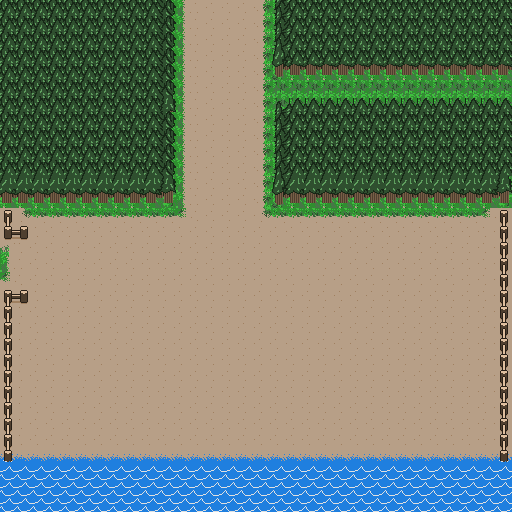

The image is a tile-based game level rendered from a .tmx file. Its description and complete source (layers, tilesets, objects, tile grids) follow:
An orthogonal 32x32 tile map with 16x16 px tiles, 1 tile layer (Tile Layer 1).

<map version="1.9" tiledversion="1.9.2" orientation="orthogonal" renderorder="right-down" width="32" height="32" tilewidth="16" tileheight="16" infinite="0" nextlayerid="2" nextobjectid="1">
 <editorsettings>
  <export target="../assets/beach.csv" format="csv" />
 </editorsettings>
 <tileset firstgid="1" source="tiles.tsx" />
 <layer id="1" name="Tile Layer 1" width="32" height="32">
  <data encoding="csv">
31,31,31,31,31,31,31,31,31,31,32,56,36,36,36,36,54,30,31,31,31,31,31,31,31,31,31,31,31,31,31,31,
31,31,31,31,31,31,31,31,31,31,32,56,36,36,36,36,54,30,31,31,31,31,31,31,31,31,31,31,31,31,31,31,
31,31,31,31,31,31,31,31,31,31,32,56,36,36,36,36,54,30,31,31,31,31,31,31,31,31,31,31,31,31,31,31,
31,31,31,31,31,31,31,31,31,31,32,56,36,36,36,36,54,19,31,31,31,31,31,31,31,31,31,31,31,31,31,31,
31,31,31,31,31,31,31,31,31,31,32,56,36,36,36,36,54,27,28,28,28,28,28,28,28,28,28,28,28,28,28,28,
31,31,31,31,31,31,31,31,31,31,32,56,36,36,36,36,54,55,55,55,55,55,55,55,55,55,55,55,55,55,55,55,
31,31,31,31,31,31,31,31,31,31,21,56,36,36,36,36,54,11,12,12,12,12,12,12,12,12,12,12,12,12,12,12,
31,31,31,31,31,31,31,31,31,31,32,56,36,36,36,36,54,30,31,31,31,31,31,31,31,31,31,31,31,31,31,31,
31,31,31,31,31,31,31,31,31,31,32,56,36,36,36,36,54,30,31,31,31,31,31,31,31,31,31,31,31,31,31,31,
31,31,31,31,31,31,31,31,31,31,32,56,36,36,36,36,54,30,31,31,31,31,31,31,31,31,31,31,31,31,31,31,
31,31,31,31,31,31,31,31,31,31,32,56,36,36,36,36,54,30,31,31,31,31,31,31,31,31,31,31,31,31,31,31,
39,39,39,39,39,39,39,39,39,39,21,56,36,36,36,36,54,19,39,39,39,39,39,39,39,39,39,39,39,39,39,21,
28,28,28,28,28,28,28,28,28,28,29,56,36,36,36,36,54,27,28,28,28,28,28,28,28,28,28,28,28,28,28,29,
9,62,63,63,63,63,63,63,63,63,63,64,36,36,36,36,62,63,63,63,63,63,63,63,63,63,63,63,63,63,64,9,
26,4,36,36,36,36,36,36,36,36,36,36,36,36,36,36,36,36,36,36,36,36,36,36,36,36,36,36,36,36,36,17,
48,36,36,36,36,36,36,36,36,36,36,36,36,36,36,36,36,36,36,36,36,36,36,36,36,36,36,36,36,36,36,17,
56,36,36,36,36,36,36,36,36,36,36,36,36,36,36,36,36,36,36,36,36,36,36,36,36,36,36,36,36,36,36,17,
64,36,36,36,36,36,36,36,36,36,36,36,36,36,36,36,36,36,36,36,36,36,36,36,36,36,36,36,36,36,36,17,
18,4,36,36,36,36,36,36,36,36,36,36,36,36,36,36,36,36,36,36,36,36,36,36,36,36,36,36,36,36,36,17,
17,36,36,36,36,36,36,36,36,36,36,36,36,36,36,36,36,36,36,36,36,36,36,36,36,36,36,36,36,36,36,17,
17,36,36,36,36,36,36,36,36,36,36,36,36,36,36,36,36,36,36,36,36,36,36,36,36,36,36,36,36,36,36,17,
17,36,36,36,36,36,36,36,36,36,36,36,36,36,36,36,36,36,36,36,36,36,36,36,36,36,36,36,36,36,36,17,
17,36,36,36,36,36,36,36,36,36,36,36,36,36,36,36,36,36,36,36,36,36,36,36,36,36,36,36,36,36,36,17,
17,36,36,36,36,36,36,36,36,36,36,36,36,36,36,36,36,36,36,36,36,36,36,36,36,36,36,36,36,36,36,17,
17,36,36,36,36,36,36,36,36,36,36,36,36,36,36,36,36,36,36,36,36,36,36,36,36,36,36,36,36,36,36,17,
17,36,36,36,36,36,36,36,36,36,36,36,36,36,36,36,36,36,36,36,36,36,36,36,36,36,36,36,36,36,36,17,
17,36,36,36,36,36,36,36,36,36,36,36,36,36,36,36,36,36,36,36,36,36,36,36,36,36,36,36,36,36,36,17,
17,36,36,36,36,36,36,36,36,36,36,36,36,36,36,36,36,36,36,36,36,36,36,36,36,36,36,36,36,36,36,17,
20,35,35,35,35,35,35,35,35,35,35,35,35,35,35,35,35,35,35,35,35,35,35,35,35,35,35,35,35,35,35,20,
1,1,1,1,1,1,1,1,1,1,1,1,1,1,1,1,1,1,1,1,1,1,1,1,1,1,1,1,1,1,1,1,
1,1,1,1,1,1,1,1,1,1,1,1,1,1,1,1,1,1,1,1,1,1,1,1,1,1,1,1,1,1,1,1,
1,1,1,1,1,1,1,1,1,1,1,1,1,1,1,1,1,1,1,1,1,1,1,1,1,1,1,1,1,1,1,1
</data>
 </layer>
</map>
